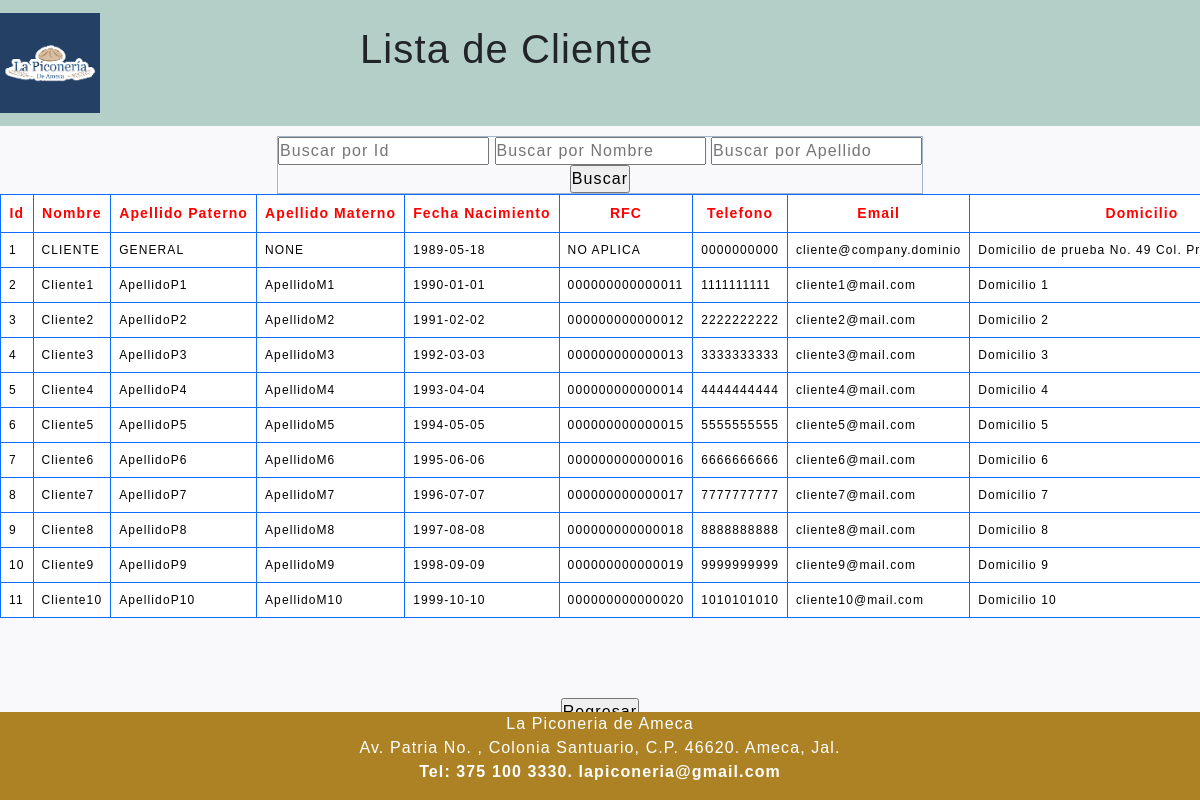
The app's page /listClientes.php with its own data.
### tables this page shows
CREATE TABLE `Cliente` (
  `Id_Cliente` int AUTO_INCREMENT PRIMARY KEY,
  `Rfc` varchar(16),
  `Nombre` varchar(30) NOT NULL,
  `A_paterno` varchar(30),
  `A_Materno` varchar(30),
  `Fecha_Registro` date DEFAULT NULL,
  `Fecha_Nacimiento` date DEFAULT NULL,
  `Telefono` varchar(12),
  `Email` varchar(30),
  `Domicilio` varchar(50),
  `Limite_Credito` DOUBLE NOT NULL,
  `Credito_Usado` DOUBLE NOT NULL
);

### clases/connection.php (called while the page is built)
<?php
class DB {
   private $server;
   private $host;
   private $db;
   private $user;
   private $psw;
   private $charset;
   public function __construct() {
      $this-> server  = 'mysql';
      $this-> host   = 'localhost';
      $this-> db     = 'comerciored';
      $this-> user   = 'root';
      $this-> psw    = '';
      $this-> charset= 'utf8mb4';
   }
   function connect() {
      try{
         $conexion = $this->server.':host='.$this->host.'; dbname='.$this->db.'; chartset='.$this->charset;
         $options = [
            PDO::ATTR_ERRMODE          => PDO::ERRMODE_EXCEPTION,
            PDO::ATTR_EMULATE_PREPARES => false,
         ];
         $pdo = new PDO($conexion, $this->user, $this->psw, $options);
         return $pdo;
      }catch(PDOException $e){
         print_r('Error de conexion: ' . $e->getMessage());
      }
   }
 }
?>

### clases/cliente.php (called while the page is built, shortened)
<?php
include_once 'connection.php';
class Cliente extends DB {
	public function listar(){
		$query = $this->connect()->prepare('SELECT * FROM cliente');
		$query->execute();
		return $query->fetchAll(PDO::FETCH_ASSOC);
	}
}
?>

### forms/form_list_cliente.php (the view, shortened to what this page needs)
<?php
$filtro1 = $_POST['FiltarId1'];
$filtro2 = $_POST['FiltarNom1'];
$filtro3 = $_POST['FiltarPater1'];
?>
     <div id="filtro">
              <form method="post" action="listClientes.php" name="form_filtro_clientes" id="form_filtro_clientes" style="align-items: center; background:rgba(0,0,0,0.0);">
                <table class="table-primary"  border="1">
              <tr>
                <td width="100%" style="text-align: right;">
                  <input name="FiltarId1" type="text"  placeholder="Buscar por Id" id ="FiltarId1" onKeyUp="document.getElementById(this.id).value=document.getElementById(this.id).value.toUpperCase()" >
                  <input name="FiltarNom1" type="text" title="Busqueda por Nombre"  placeholder="Buscar por Nombre" id ="FiltarNom1" onKeyUp="document.getElementById(this.id).value=document.getElementById(this.id).value.toUpperCase()" >
                  <input name="FiltarPater1" type="text" title="Busqueda por Apellido" placeholder="Buscar por Apellido" id ="FiltarPater1" onKeyUp="document.getElementById(this.id).value=document.getElementById(this.id).value.toUpperCase()">
                      <br>
                       <div id="boton-centrado">
          <input type="submit" value="Buscar">
          </div>
                </td>
              </tr>
            </table>
          </form></div>
                  <div id="listado">
                 <form method="post" action="" name="frm_listCliente" id="frm_listCliente" style="width: auto; height: auto;">
                     <?php
  include_once 'clases/cliente.php';
  $varC = new Cliente();
  $clientes = $varC->listar();
  if($clientes){
    echo "
    <div style='width: 100%; overflow-x: auto;'>
      <table class='table table-bordered border-primary table-hover tabla-datos'><thead>
      <tr>
        <th style='text-align:center'>Id</th>
        <th style='text-align:center'>Nombre</th>
        <th style='text-align:center'>Apellido Paterno</th>
        <th style='text-align:center'>Apellido Materno</th>
        <th style='text-align:center'>Fecha Nacimiento</th>
        <th style='text-align:center'>RFC</th>
        <th style='text-align:center'>Telefono</th>
        <th style='text-align:center'>Email</th>
        <th style='text-align:center'>Domicilio</th>
        <th style='text-align:center'>Cliente desde</th>
        <th style='text-align:center'>limite de credito</th>
        <th style='text-align:center'>Credito Utilizado</th>
      </tr></thead>";
      if($filtro1 || $filtro2 || $filtro3){
        foreach ($clientes as $cliente) {
          if($filtro1 == $cliente['Id_Cliente'] || $filtro2 == $cliente['Nombre'] || $filtro3 == $cliente['A_paterno'] ){
            echo "<tr>
            <td>".$cliente['Id_Cliente']."</td>
            <td>".$cliente['Nombre']."</td>
            <td>".$cliente['A_paterno']."</td>
            <td>".$cliente['A_Materno']."</td>
            <td>".$cliente['Fecha_Nacimiento']."</td>
            <td>".$cliente['Rfc']."</td>
            <td>".$cliente['Telefono']."</td>
            <td>".$cliente['Email']."</td>
            <td>".$cliente['Domicilio']."</td>
            <td>".$cliente['Fecha_Registro']."</td>
            <td>".$cliente['Limite_Credito']."</td>
             <td>".$cliente['Credito_Usado']."</td>
            </tr>";
          }
        }
      }else{
          foreach ($clientes as $cliente) {
           echo "<tr>
            <td>".$cliente['Id_Cliente']."</td>
            <td>".$cliente['Nombre']."</td>
            <td>".$cliente['A_paterno']."</td>
            <td>".$cliente['A_Materno']."</td>
            <td>".$cliente['Fecha_Nacimiento']."</td>
            <td>".$cliente['Rfc']."</td>
            <td>".$cliente['Telefono']."</td>
            <td>".$cliente['Email']."</td>
            <td>".$cliente['Domicilio']."</td>
            <td>".$cliente['Fecha_Registro']."</td>
            <td>".$cliente['Limite_Credito']."</td>
             <td>".$cliente['Credito_Usado']."</td>
            </tr>";
        }
      }
    echo "</table> </div>";
  }
  else{
    echo " <p>No hay Clientes registrados en la base de datos</p>";
  }
?>
           </form></div>
         <div id="boton-centrado">
          </div>
</html>

### css/navbarYmenu.css (style rules this page uses)
html { box-sizing: border-box; }
*, *:before, *:after { box-sizing: inherit; padding: 0; margin: 0; letter-spacing: 1.1px; }
body, html { width: 100%; height: 100%; background: #f9f9fb; font-family: "Varela Round", sans-serif; }

### css/formularios.css (style rules this page uses)
.tabla-datos th { font-size: 14px; text-align: center; color: red; }
.tabla-datos td { font-size: 12px; }

### css/contenedores.css (style rules this page uses)
#listado { height: 63vh; overflow-y: scroll; }
#filtro { padding-top: 10px; display: flex; justify-content: center; align-items: center; }
#boton-centrado { display: flex; justify-content: center; align-items: center; }

### records on screen
cliente: Id_Cliente "1", Nombre "CLIENTE", A_paterno "GENERAL", A_Materno "NONE", Fecha_Nacimiento "1989-05-18", Rfc "NO APLICA", Telefono "0000000000", Email "cliente@company.dominio", Domicilio "Domicilio de prueba No. 49 Col.…"
cliente: Id_Cliente "2", Nombre "Cliente1", A_paterno "ApellidoP1", A_Materno "ApellidoM1", Fecha_Nacimiento "1990-01-01", Rfc "000000000000011", Telefono "1111111111", Email "cliente1@mail.com", Domicilio "Domicilio 1"
cliente: Id_Cliente "3", Nombre "Cliente2", A_paterno "ApellidoP2", A_Materno "ApellidoM2", Fecha_Nacimiento "1991-02-02", Rfc "000000000000012", Telefono "2222222222", Email "cliente2@mail.com", Domicilio "Domicilio 2"
cliente: Id_Cliente "4", Nombre "Cliente3", A_paterno "ApellidoP3", A_Materno "ApellidoM3", Fecha_Nacimiento "1992-03-03", Rfc "000000000000013", Telefono "3333333333", Email "cliente3@mail.com", Domicilio "Domicilio 3"
cliente: Id_Cliente "5", Nombre "Cliente4", A_paterno "ApellidoP4", A_Materno "ApellidoM4", Fecha_Nacimiento "1993-04-04", Rfc "000000000000014", Telefono "4444444444", Email "cliente4@mail.com", Domicilio "Domicilio 4"
cliente: Id_Cliente "6", Nombre "Cliente5", A_paterno "ApellidoP5", A_Materno "ApellidoM5", Fecha_Nacimiento "1994-05-05", Rfc "000000000000015", Telefono "5555555555", Email "cliente5@mail.com", Domicilio "Domicilio 5"
cliente: Id_Cliente "7", Nombre "Cliente6", A_paterno "ApellidoP6", A_Materno "ApellidoM6", Fecha_Nacimiento "1995-06-06", Rfc "000000000000016", Telefono "6666666666", Email "cliente6@mail.com", Domicilio "Domicilio 6"
cliente: Id_Cliente "8", Nombre "Cliente7", A_paterno "ApellidoP7", A_Materno "ApellidoM7", Fecha_Nacimiento "1996-07-07", Rfc "000000000000017", Telefono "7777777777", Email "cliente7@mail.com", Domicilio "Domicilio 7"
cliente: Id_Cliente "9", Nombre "Cliente8", A_paterno "ApellidoP8", A_Materno "ApellidoM8", Fecha_Nacimiento "1997-08-08", Rfc "000000000000018", Telefono "8888888888", Email "cliente8@mail.com", Domicilio "Domicilio 8"
cliente: Id_Cliente "10", Nombre "Cliente9", A_paterno "ApellidoP9", A_Materno "ApellidoM9", Fecha_Nacimiento "1998-09-09", Rfc "000000000000019", Telefono "9999999999", Email "cliente9@mail.com", Domicilio "Domicilio 9"
cliente: Id_Cliente "11", Nombre "Cliente10", A_paterno "ApellidoP10", A_Materno "ApellidoM10", Fecha_Nacimiento "1999-10-10", Rfc "000000000000020", Telefono "1010101010", Email "cliente10@mail.com", Domicilio "Domicilio 10"
